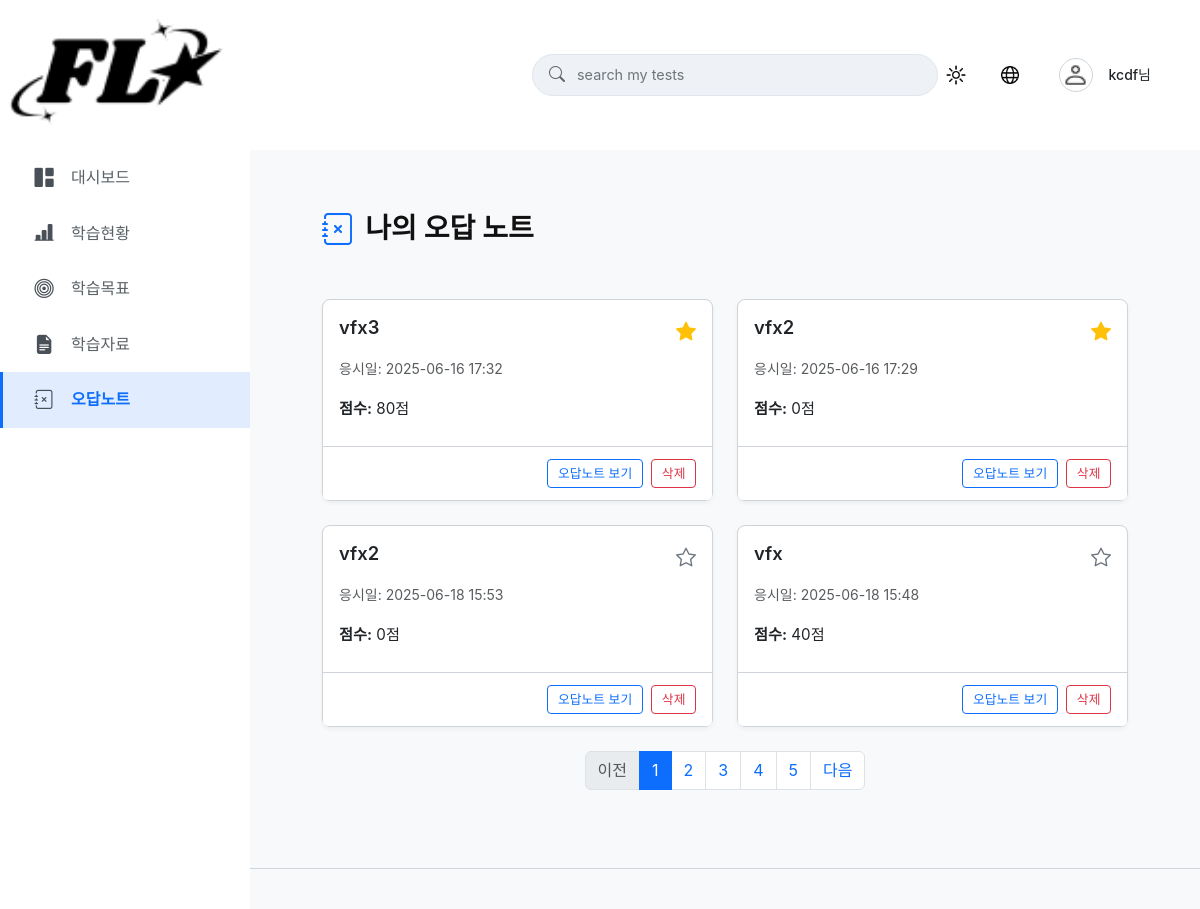
/flo_my/mypage/incorrect-notes/ (signed in), run on the app's committed database.
### accounts/models.py (models this page shows, shortened)
class User(AbstractUser):
    username = models.CharField(
        '아이디',
        max_length=20,
        unique=True,
        validators=[
            MinLengthValidator(4, "아이디는 4자 이상이어야 합니다."),
            RegexValidator(
                regex='^[a-zA-Z0-9]+$',
                message='아이디는 영문자와 숫자만 사용할 수 있습니다.',
                code='invalid_username'
            )
        ]
    )
    nickname = models.CharField(
        '닉네임',
        max_length=10,
        unique=True,
        validators=[
            MinLengthValidator(2, "닉네임은 2자 이상이어야 합니다."),
            RegexValidator(
                regex='^[가-힣a-zA-Z0-9]+$',
                message='닉네임은 한글, 영문자, 숫자만 사용할 수 있습니다.',
                code='invalid_nickname'
            )
        ]
    )
    name = models.CharField(
        '이름',
        max_length=10,
        validators=[
            MinLengthValidator(2, "이름은 2자 이상이어야 합니다."),
            RegexValidator(
                regex='^[가-힣a-zA-Z]+$',
                message='이름은 한글과 영문자만 사용할 수 있습니다.',
                code='invalid_name'
            )
        ]
    )
    email = models.EmailField('이메일', unique=True)
    groups = models.ManyToManyField(
        'auth.Group',
        verbose_name='groups',
        blank=True,
        related_name='custom_user_set',
        help_text='The groups this user belongs to.',
    )
    user_permissions = models.ManyToManyField(
        'auth.Permission',
        verbose_name='user permissions',
        blank=True,
        related_name='custom_user_set',
        help_text='Specific permissions for this user.',
    )

### flo/models.py (models this page shows, shortened)
class Profile(models.Model):
    user = models.OneToOneField(settings.AUTH_USER_MODEL, on_delete=models.CASCADE, verbose_name="사용자")
    nickname = models.CharField(max_length=30, unique=True, blank=True, null=True, verbose_name="닉네임")
    profile_image = models.ImageField(upload_to='profile_pics/', blank=True, null=True, verbose_name="프로필 사진")
    @property
    def get_display_name(self):
        return self.nickname if self.nickname else self.user.username
    @property
    def get_profile_image_url(self):
        if self.profile_image and self.profile_image.name:
            return self.profile_image.url # 사용자가 업로드한 이미지
        return settings.STATIC_URL + 'flo/images/icons/profile/default_profile_light.png'
    @property
    def has_custom_profile_image(self):
        return bool(self.profile_image and self.profile_image.name)

### flo_exam/models.py (models this page shows, shortened)
class UserExamSession(models.Model):
    user = models.ForeignKey(
        settings.AUTH_USER_MODEL,
        on_delete=models.CASCADE, # 사용자 삭제 시 관련 세션도 삭제
        null=True, blank=True, # 비로그인 사용자도 응시 가능하도록
        verbose_name="응시자"
    )
    generated_exam = models.ForeignKey(
        GeneratedExam,
        on_delete=models.CASCADE, # 원본 시험 삭제 시 세션도 삭제
        verbose_name="응시한 시험"
    )
    start_time = models.DateTimeField(auto_now_add=True, verbose_name="시작 시간")
    end_time = models.DateTimeField(null=True, blank=True, verbose_name="종료 시간") # 채점 완료 시 기록
    score = models.FloatField(null=True, blank=True, verbose_name="점수") # 0.0 ~ 100.0
    is_important = models.BooleanField(default=False)
    class Meta:
        verbose_name = "사용자 시험 응시 세션"
        verbose_name_plural = "사용자 시험 응시 세션들"
        ordering = ['-start_time']

class GeneratedExam(models.Model):
    exam_document = models.OneToOneField(
        ExamDocument,
        on_delete=models.CASCADE, # 원본 ExamDocument 삭제 시 함께 삭제
        related_name="generated_exam", # ExamDocument 객체에서 .generated_exam으로 접근 가능
        verbose_name="원본 PDF 문서"
    )
    created_at = models.DateTimeField(auto_now_add=True, verbose_name="생성 일시")
    class Meta:
        verbose_name = "생성된 시험 세트"
        verbose_name_plural = "생성된 시험 세트들"
        ordering = ['-created_at']

class ExamDocument(models.Model):
    author = models.ForeignKey(
        settings.AUTH_USER_MODEL,
        on_delete=models.SET_NULL, # 작성자 계정 삭제 시 이 필드를 NULL로 설정 (문서는 남김)
        null=True,
        blank=True, # 관리자 페이지 등에서 빈 값 허용
        verbose_name="작성자"
    )
    title = models.CharField(max_length=255, verbose_name="문서 제목")
    pdf_file = models.FileField(upload_to='uploaded_pdfs/', verbose_name="PDF 파일")
    NUM_QUESTIONS_CHOICES = [
        (10, '10문제'),
        (20, '20문제'),
        (25, '25문제'),
    ]
    num_questions_requested = models.IntegerField(
        verbose_name="요청 문항수",
        choices=NUM_QUESTIONS_CHOICES,
        default=10
    )
    QUESTION_TYPE_CHOICES = [
        ('객관식', '객관식(4지선다)'),
        ('단답형', '단답형'),
    ]
    question_type_requested = models.CharField(
        max_length=20,
        verbose_name="요청 문제 유형",
        choices=QUESTION_TYPE_CHOICES,
        default='객관식'
    )
    subject_area = models.CharField(
        max_length=100,
        verbose_name="분야",
        help_text="예: 수학, 정보처리기사, HTML, CSS 등"
    )
    uploaded_at = models.DateTimeField(auto_now_add=True, verbose_name="업로드 일시")
    PROCESSING_STATUS_CHOICES = [
        ('PENDING', '대기 중'),
        ('PROCESSING', '문제 생성 중'),
        ('COMPLETED', '생성 완료'),
        ('FAILED', '생성 실패'),
    ]
    processing_status = models.CharField(
        max_length=20,
        choices=PROCESSING_STATUS_CHOICES,
        default='PENDING',
        verbose_name="처리 상태"
    )
    is_important = models.BooleanField(default=False, verbose_name="중요 표시")
    class Meta:
        verbose_name = "업로드된 PDF 문서"
        verbose_name_plural = "업로드된 PDF 문서들"
        ordering = ['-uploaded_at']
    class Meta:
        verbose_name = "업로드된 PDF 문서"
        verbose_name_plural = "업로드된 PDF 문서들"
        ordering = ['-uploaded_at']

### flo_my/views.py (the view)
# urls.py: path('mypage/incorrect-notes/', views.mypage_incorrect_notes_view, name='mypage_incorrect_notes'),
@login_required
def mypage_incorrect_notes_view(request):
    attempts_query = UserExamSession.objects.filter(user=request.user).select_related(
        'generated_exam__exam_document'
    ).order_by('-is_important', '-start_time')
    paginator = Paginator(attempts_query, 4) # 페이지당 항목 수를 4개로 변경
    page_number = request.GET.get('page')
    page_obj = paginator.get_page(page_number)
    num_pages = paginator.num_pages
    current_page = page_obj.number
    start_page = max(1, current_page - 2)
    end_page = min(num_pages, start_page + 4)
    if end_page - start_page < 4:
        start_page = max(1, end_page - 4)
    custom_page_range = range(start_page, end_page + 1)
    context = {
        'attempts_page': page_obj,
        'custom_page_range': custom_page_range,
        'mypage_nav_active': 'incorrect_notes',
    }
    return render(request, 'flo_my/mypage/mypage_incorrect_notes.html', context)

### flo_my/templates/flo_my/mypage/mypage_incorrect_notes.html (shortened to what this page needs)
{% extends "flo_my/mypage_base.html" %}{% load static i18n %}
{% block extra_css %}
    <link rel="stylesheet" href="{% static 'flo/css/mypage_incorrect_notes.css' %}">
{% endblock %}
{% block mypage_content %}
<div class="incorrect-notes-page">
    <div class="page-title-container mb-4">
        <i class="bi bi-journal-x page-title-icon"></i>
        <h2 class="page-main-title">{% translate "나의 오답 노트" %}</h2>
    </div>
    <div class="my-notes-list-or-message-section mt-2">
        {% if attempts_page and attempts_page.object_list %}
            <div class="row row-cols-1 row-cols-md-2 g-4">
                {% for attempt in attempts_page %}
                <div class="col">
                    <div class="card h-100 incorrect-note-card" id="note-card-{{ attempt.pk }}">
                        <div class="card-body">
                            <div class="d-flex justify-content-between align-items-start mb-2">
                                <div class="incorrect-note-title-container flex-grow-1 me-2">
                                    <a href="{% url 'flo_exam:mistake_note_page' attempt.generated_exam.exam_document.pk %}?attempt_id={{ attempt.pk }}" class="incorrect-note-title-link">
                                        <h5 class="card-title mb-0 d-inline note-title-text">{{ attempt.generated_exam.exam_document.title }}</h5>
                                    </a>
                                </div>
                                <i class="bi {% if attempt.is_important %}bi-star-fill text-warning{% else %}bi-star{% endif %} fs-5 ms-2 toggle-note-importance-btn"
                                   data-attempt-id="{{ attempt.pk }}"
                                   title="{% translate '중요도 변경' %}"
                                   style="cursor: pointer; color: {% if attempt.is_important %}#ffc107{% else %}#6c757d{% endif %};">
                                </i>
                            </div>
                            <p class="card-text text-muted">
                                <small>{% translate "응시일" %}: {{ attempt.start_time|date:"Y-m-d H:i" }}</small>
                            </p>
                            <p class="card-text note-score-text">
                                <strong>{% translate "점수" %}:</strong> {{ attempt.score|floatformat:0 }}점
                            </p>
                        </div>
                        <div class="card-footer text-end">
                            <a href="{% url 'flo_exam:mistake_note_page' attempt.generated_exam.exam_document.pk %}?attempt_id={{ attempt.pk }}" class="btn btn-sm btn-outline-primary me-1">{% translate "오답노트 보기" %}</a>
                            <button type="button" class="btn btn-sm btn-outline-danger delete-note-btn" data-attempt-id="{{ attempt.pk }}">{% translate "삭제" %}</button>
                        </div>
                    </div>
                </div>
                {% endfor %}
            </div>
            {% if attempts_page.has_other_pages %}
            <nav aria-label="Page navigation" class="mt-4">
                <ul class="pagination justify-content-center">
                    {% if attempts_page.has_previous %}
                        <li class="page-item"><a class="page-link" href="?page={{ attempts_page.previous_page_number }}{% for key, value in request.GET.items %}{% if key != 'page' %}&{{ key }}={{ value }}{% endif %}{% endfor %}">{% translate "이전" %}</a></li>
                    {% else %}
                        <li class="page-item disabled"><span class="page-link">{% translate "이전" %}</span></li>
                    {% endif %}
                    {% for i in custom_page_range %}
                        {% if attempts_page.number == i %}
                            <li class="page-item active" aria-current="page"><span class="page-link">{{ i }}</span></li>
                        {% else %}
                            <li class="page-item"><a class="page-link" href="?page={{ i }}{% for key, value in request.GET.items %}{% if key != 'page' %}&{{ key }}={{ value }}{% endif %}{% endfor %}">{{ i }}</a></li>
                        {% endif %}
                    {% endfor %}
                    {% if attempts_page.has_next %}
                        <li class="page-item"><a class="page-link" href="?page={{ attempts_page.next_page_number }}">{% translate "다음" %}</a></li>
                    {% else %}
                        <li class="page-item disabled"><span class="page-link">{% translate "다음" %}</span></li>
                    {% endif %}
                </ul>
            </nav>
            {% endif %}
        {% endif %}
    </div>
</div>
{% endblock %}

### flo_my/templates/flo_my/mypage_base.html (shortened to what this page needs)
{% load static i18n %}
<!DOCTYPE html>
<html lang="{{ LANGUAGE_CODE }}">
<head>
    <link href="https://cdn.jsdelivr.net/npm/bootstrap@5.3.3/dist/css/bootstrap.min.css" rel="stylesheet">
    <link rel="stylesheet" href="https://cdn.jsdelivr.net/npm/bootstrap-icons@1.11.3/font/bootstrap-icons.min.css">
    <link rel="stylesheet" href="{% static 'flo/css/base.css' %}">
    <link rel="stylesheet" href="{% static 'flo/css/mypage.css' %}">
    {% block extra_css %}{% endblock %}
</head>
<body class="theme-dark">
    <div id="mypage-container">
        <aside id="mypage-sidebar">
            <div class="sidebar-header">
                <div class="logo-container">
                    <a href="{% url 'flo:home' %}"><img id="sidebar-logo" src="{% static 'flo/images/light/header/light-logo.png' %}" alt="Flo Logo"></a>
                </div>
            </div>
            <nav class="mypage-sidebar-nav">
                <ul>
                    <li class="nav-item "><a href="{% url 'flo_my:mypage_dashboard' %}"><i class="bi bi-grid-1x2-fill"></i> <span>{% translate "대시보드" %}</span></a></li>
                    <li class="nav-item "><a href="{% url 'flo_my:mypage_analytics' %}"><i class="bi bi-bar-chart-line-fill"></i> <span>{% translate "학습현황" %}</span></a></li>
                    <li class="nav-item "><a href="{% url 'flo_my:mypage_learning_goals' %}"><i class="bi bi-bullseye"></i> <span>{% translate "학습목표" %}</span></a></li>
                    <li class="nav-item "><a href="{% url 'flo_my:mypage_materials' %}"><i class="bi bi-file-earmark-text-fill"></i> <span>{% translate "학습자료" %}</span></a></li>
                    <li class="nav-item {% if request.resolver_match.url_name == 'mypage_incorrect_notes' %}active{% endif %}"><a href="{% url 'flo_my:mypage_incorrect_notes' %}"><i class="bi bi-journal-x"></i> <span>{% translate "오답노트" %}</span></a></li>
                </ul>
            </nav>
        </aside>
        <div id="main-panel">
            <header id="mypage-header">
                <div class="container-fluid mypage-header-container">
                    <div class="mypage-header-center-section">
                        <form class="mypage-search-form" action="#" method="get">
                            <i class="bi bi-search search-icon"></i>
                            <input type="search" name="q" class="mypage-search-input" placeholder="{% translate 'search my tests' %}" aria-label="Search my tests">
                        </form>
                    </div>
                    <div class="header-right-controls">
                        <div class="theme-dropdown dropdown">
                            <button type="button" id="theme-toggle-btn" class="btn theme-btn" title="{% translate "Change theme" %}" data-bs-toggle="dropdown" aria-expanded="false">
                                <img id="theme-toggle-icon" src="{% static 'flo/images/light/header/light-auto.png' %}" alt="Theme Icon">
                            </button>
                        </div>
                        <div class="language-dropdown dropdown">
                            <button class="btn lang-btn" type="button" id="languageMenuButton" data-bs-toggle="dropdown" aria-expanded="false" title="{% translate "Select language" %}">
                                <img id="lang-toggle-icon" src="{% static 'flo/images/light/header/light-translate.png' %}" alt="Language Icon">
                            </button>
                                {% get_available_languages as AVAILABLE_LANGUAGES %}{% get_language_info_list for AVAILABLE_LANGUAGES as languages_info %}
                        </div>
                        <div class="auth-links ms-auto">
                            {% if user.is_authenticated %}
                                <div class="dropdown">
                                    <a href="#" class="user-dropdown-toggle" data-bs-toggle="dropdown" aria-expanded="false">
                                        <div class="profile-image-wrapper"><img src="{{ user.profile.get_profile_image_url }}" alt="{{ user.profile.get_display_name }} Profile" id="user-profile-image" data-has-custom-image="{{ user.profile.has_custom_profile_image|yesno:'true,false' }}"></div>
                                        <span class="user-display-name">{{ user.profile.get_display_name }}님</span>
                                    </a>
                                </div>
                            {% else %}
                                <a href="{% url 'flo:login' %}" id="btn-login" class="btn btn-outline-light">{% translate "로그인" %}</a>
                            {% endif %}
                        </div>
                    </div>
                </div>
            </header>
            <main id="mypage-main-content">
                <div class="main-content-inner-wrapper">
                    {% block mypage_content %}{% endblock %}
                </div>
            </main>
            <footer class="site-footer">
            </footer>
        </div>
    </div>
</body>
</html>

### data on the page
User: profile.get_display_name "kcdf"
UserExamSession: generated_exam.exam_document "vfx3", is_important True (drawn), start_time "2025-06-16 17:32", score "80"
UserExamSession: generated_exam.exam_document "vfx2", is_important True (drawn), start_time "2025-06-16 17:29", score "0"
UserExamSession: generated_exam.exam_document "vfx2", is_important False (drawn), start_time "2025-06-18 15:53", score "0"
UserExamSession: generated_exam.exam_document "vfx", is_important False (drawn), start_time "2025-06-18 15:48", score "40"

### other printed values
{{ i }} "1"
{{ i }} "2" "3" "4" "5"
